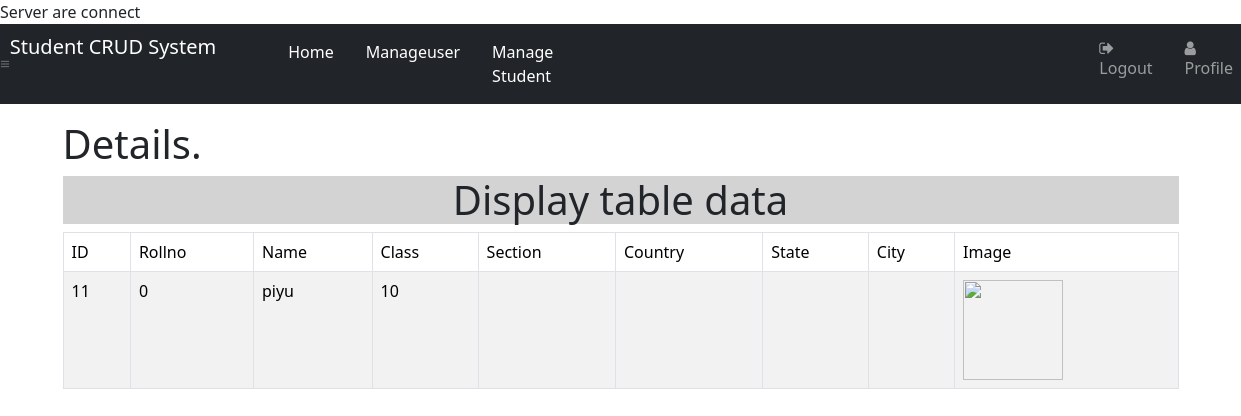
The page /read1.php?id=11 (signed in) on the database its author committed.
### tables this page shows
CREATE TABLE `user` (
  `id` int(5) NOT NULL,
  `city` varchar(255) NOT NULL,
  `class` enum('','1','2','3','4','5','6','7','8','9','10','11','12') NOT NULL,
  `section` enum('','A','B','C') NOT NULL,
  `country` varchar(255) NOT NULL,
  `email` varchar(255) NOT NULL,
  `name` varchar(255) NOT NULL,
  `Role` enum('user','teacher','admin','student','admission') NOT NULL DEFAULT 'user',
  `userimage` varchar(255) NOT NULL,
  `password` varchar(255) NOT NULL,
  `subject` enum('physics','maths','chemestry') NOT NULL,
  `state` varchar(255) NOT NULL,
  `rollno` int(20) NOT NULL
);

### read1.php (the view, shortened to what this page needs)
<?php
include'dbcon.php';
$id = $_GET['id'];
$sql = "select * from user where id='$id'";
$res = mysqli_query($con, $sql);
$data = mysqli_fetch_array($res);
$rollno=$data['rollno'];
$name = $data['name'];
$class=$data['class'];
$section=$data['section'];
$country = $data['country'];
$state = $data['state'];
$city = $data['city'];
$image = $data['userimage'];
?>
<html>
<head>
   <link rel="stylesheet" type="text/css" href="css/bootstrap.min.css">
   <link  rel="stylesheet" href="style.css" type="text/css">
   <link rel="stylesheet" href="https://cdnjs.cloudflare.com/ajax/libs/font-awesome/4.7.0/css/font-awesome.min.css">
 </head>
<body>
        <nav class="navbar navbar-expand bg-dark navbar-dark">
      <span class="navbar-toggler-icon"></span>
      <div class="collapse-navbar-collapse" id="myMenu">
        <ul class="navbar-nav ">
            <li class="nav-item" id="brand">
                <a class="navbar-brand" href="login.php" >Student CRUD System</a>
            </li>
            <li class="nav-item" id="hm">
                <a class="nav-link ms-3 active" href="admin.php"></a>
            </li>
            <li class="nav-item" id="hm">
                <a class="nav-link ms-3 active" href="admission.php">Home</a>
            </li>
            <li class="nav-item" id="hm">
                <a class="nav-link ms-3 active" href="manage_user_adm.php">Manageuser</a>
            </li>
            <li class="nav-item" id="hm">
                <a class="nav-link ms-3 active" href="manage_student_adm.php">Manage Student</a>
            </li>
            <li class="nav-item" id="hm">
                <a class="nav-link ms-3 active" href=""></a>
            </li>
            <li class="nav-item" id="hm">
                <a class="nav-link mr-3 active" href=""></a>
            </li>
            <li class="nav-item" id="hm">
                <a class="nav-link mr-3 active" href=""></a>
            </li>
             <li class="nav-item" id="lgout">
                <a class="nav-link ms-3" href="logout.php"><i class="fa fa-sign-out"></i>Logout</a>
            </li>
            <li class="nav-item" id="prfa">
                <a class="nav-link ms-3" href="useraccountadmission.php"><i class="fa fa-user"></i> Profile</a>
            </li>
        </ul>
      </div>
    </nav>
 <div class="container">
     <h1 class="mt-3 ">Details.</h1>
      <div class="col-lg-12">
     <h1 style="background-color:lightgrey" align="center"> Display table data</h1>
     <table class="table table-striped table-hover table-bordered">
        <thead>
            <tr>
              <td>ID</td>
              <td>Rollno</td>
              <td>Name</td>
               <td>Class</td>
                 <td>Section</td>
              <td>Country</td>
              <td>State</td>
              <td>City</td>
              <td>Image</td>
            </tr>
        </thead>
        <tbody>
            <tr>
                            <td><?php echo $id;?></td>
                             <td><?php echo $rollno;?></td>
                            <td><?php echo $name;?></td>
                            <td><?php echo $class;?></td>
                            <td><?php echo $section;?></td>
                            <td><?php echo $country;?></td>
                            <td><?php echo $state;?></td>
                            <td><?php echo $city;?></td>
                            <td><img src="pics/<?php echo $image?>" width="100" height="100"></td>
                        </tr>
        </tbody>
     </table>
   </div>
   </div>
 </body>
 </html>

### style.css (style rules this page uses)
#lgout { margin-left:450px; }

### rows shown on the page
user: rollno "0", name "piyu", class "10"

### other values the page prints
$id "11"
